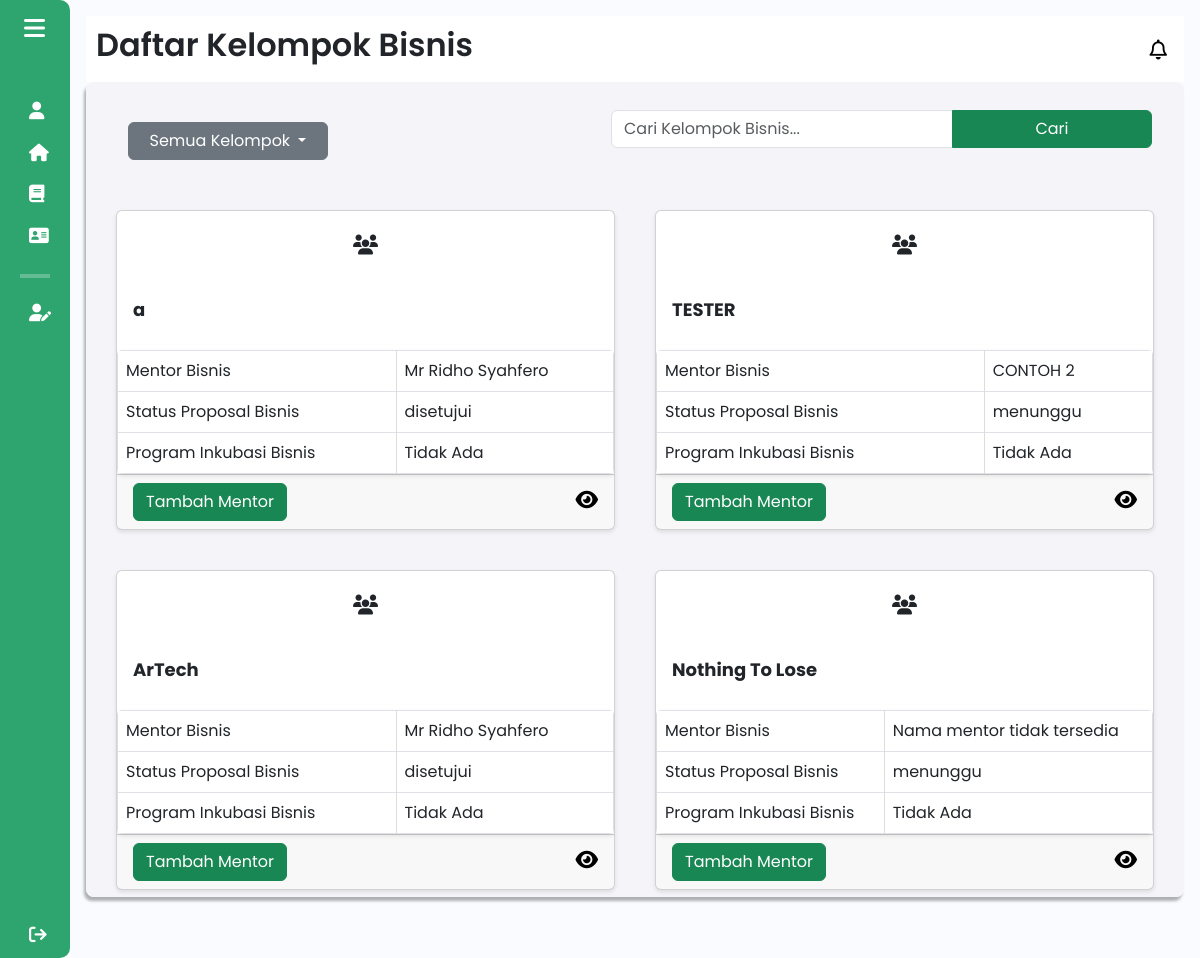
The app's page /components/pages/mentorbisnis/daftar_kelompok_bisnis_mentor.php (signed in) with its own data.
### tables this page shows
CREATE TABLE `kelompok_bisnis` (
  `id_kelompok` int(11) NOT NULL,
  `npm_ketua` varchar(20) DEFAULT NULL,
  `nama_kelompok` varchar(50) DEFAULT NULL,
  `nama_bisnis` varchar(50) DEFAULT NULL,
  `logo_bisnis` varchar(255) DEFAULT NULL,
  `tahun_akademik_id` int(11) DEFAULT NULL,
  `kategori_bisnis` varchar(255) DEFAULT NULL,
  `sdg` varchar(255) DEFAULT NULL,
  `ide_bisnis` varchar(255) DEFAULT NULL,
  `id_mentor` int(11) DEFAULT NULL
);

CREATE TABLE `mentor` (
  `id` int(11) NOT NULL,
  `user_id` int(11) NOT NULL,
  `nama` varchar(100) NOT NULL,
  `nidn` varchar(15) NOT NULL,
  `email` varchar(100) DEFAULT NULL,
  `contact` varchar(15) DEFAULT NULL,
  `keahlian` varchar(100) DEFAULT NULL,
  `fakultas` varchar(100) DEFAULT NULL,
  `prodi` varchar(100) DEFAULT NULL,
  `foto_profile` varchar(255) DEFAULT NULL
);

### components/pages/mentorbisnis/daftar_kelompok_bisnis_mentor.php (the view, shortened to what this page needs)
<?php
include $_SERVER['DOCUMENT_ROOT'] . '/Aplikasi-Kewirausahaan/config/db_connection.php';
$user_id = $_SESSION['user_id'];
$user_role = $_SESSION['role'];
$search = isset($_GET['search']) ? $_GET['search'] : '';
if ($user_role === 'Tutor') {
    $sql = "
        SELECT * FROM kelompok_bisnis
        WHERE id_mentor = (SELECT id FROM mentor WHERE user_id = ?)
        AND nama_kelompok LIKE ?
    ";
} else {
    $sql = "SELECT * FROM kelompok_bisnis WHERE nama_kelompok LIKE ?";
}
$stmt = $conn->prepare($sql);
$search_param = "%" . $search . "%";
if ($user_role === 'Tutor') {
    $stmt->bind_param('is', $user_id, $search_param);
} else {
    $stmt->bind_param('s', $search_param);
}
$stmt->execute();
$result = $stmt->get_result();
?>
<!DOCTYPE html>
<html lang="en">
<head>
    <link href="https://cdn.lineicons.com/4.0/lineicons.css" rel="stylesheet" />
    <link href="https://cdn.jsdelivr.net/npm/bootstrap@5.3.0-alpha3/dist/css/bootstrap.min.css" rel="stylesheet"
>
    <link rel="stylesheet" href="/Aplikasi-Kewirausahaan/assets/css/daftar_kelompok.css">
    <div class="toast-container position-fixed top-0 end-0 p-3" id="toast-container">
    </div>
</head>
<body>
    <div class="wrapper">
        <?php
        include 'sidebar_mentor.php';
        ?>
        <div class="main p-3">
            <div class="main_header">
                <?php
                include 'header_mentor.php';
                ?>
            </div>
            <div class="main_wrapper">
                <div class="nav_main_wrapper">
                    <nav class="navbar navbar-expand-lg">
                        <div class="container-fluid">
                            <div class="dropdown">
                                <button class="btn btn-secondary dropdown-toggle text-white" type="button"
                                        id="dropdownMenuButton" data-bs-toggle="dropdown" aria-expanded="false">
                                    Semua Kelompok
                                </button>
                            </div>
                            <form action="" method="get" class="mb-4">
                                <div class="input-group">
                                    <input type="text" class="form-control" placeholder="Cari Kelompok Bisnis..." name="search" value="<?= htmlspecialchars($search); ?>">
                                    <button class="btn btn-success" type="submit">Cari</button>
                                </div>
                            </form>
                        </div>
                    </nav>
                </div>
                <?php
                if ($result->num_rows > 0) {
                    while ($row = $result->fetch_assoc()) {
                        $id_kelompok = $row['id_kelompok'];
                        $id_mentor = $row['id_mentor'];
                        $mentorQuery = "
                            SELECT m.nama AS nama_mentor
                            FROM mentor m
                            WHERE m.id = ? LIMIT 1";
                        $mentorStmt = $conn->prepare($mentorQuery);
                        $mentorStmt->bind_param("i", $id_mentor);
                        $mentorStmt->execute();
                        $mentorResult = $mentorStmt->get_result();
                        $mentor = $mentorResult->fetch_assoc();
                        $namaMentor = $mentor['nama_mentor'] ?? 'Nama mentor tidak tersedia';
                        $sql = "SELECT status FROM proposal_bisnis WHERE kelompok_id = ?";
                        $stmt = $conn->prepare($sql);
                        $stmt->bind_param("i", $id_kelompok);
                        $stmt->execute();
                        $proposalResult = $stmt->get_result();
                        $status_proposal = 'menunggu';
                        $status_approved = false;
                        $status_rejected = false;
                        while ($proposalRow = $proposalResult->fetch_assoc()) {
                            if ($proposalRow['status'] == 'disetujui') {
                                $status_approved = true;
                                break;
                            } elseif ($proposalRow['status'] == 'ditolak') {
                                $status_rejected = true;
                                $status_color = '#dc3545';
                            }
                        }
                        if ($status_approved) {
                            $status_proposal = 'disetujui';
                        } elseif ($status_rejected) {
                            $status_proposal = 'ditolak';
                        }
                        echo '
                        <div class="card" style="width: 45%; margin: 10px;">
                            <div class="card-icon text-center py-4">
                                <i class="fa-solid fa-users"></i>
                            </div>
                            <div class="card-body m-0">
                                <h5 class="card-title">' . htmlspecialchars($row['nama_kelompok']) . '</h5>
                            </div>
                            <table class="table table-bordered m-0 styled-table">
                                <tbody>
                                    <tr>
                                        <td>Mentor Bisnis</td>
                                        <td>' . ($namaMentor) . '</td>
                                    </tr>
                                    <tr>
                                        <td>Status Proposal Bisnis</td>
                                        <td> ' . ($status_proposal) . '</td>
                                    </tr>
                                    <tr>
                                        <td>Program Inkubasi Bisnis</td>
                                        <td>'.htmlspecialchars($row['status_inkubasi'] ?? 'Tidak Ada').'</td>
                                    </tr>
                                </tbody>
                            </table>
                            <div class="card-footer">';
                        if ($_SESSION['role'] == 'Dosen Pengampu') {
                            echo '<button class="btn btn-success" data-bs-toggle="modal" data-bs-target="#mentorModal' . $id_kelompok . '">Tambah Mentor</button>';
                        }
                        echo '<a href="detail_kelompok.php?id_kelompok=' . $id_kelompok . '">
                                <i class="fa-solid fa-eye detail-icon" data-bs-toggle="tooltip" data-bs-custom-class="custom-tooltip" data-bs-title="Lihat Kelompok Bisnis"></i>
                            </a>';
                        echo '</div>';
                        echo '</div>';
                    }
                }
                ?>
            </div>
        </div>
    </div>
</body>
</html>

### assets/css/daftar_kelompok.css (style rules this page uses)
body { margin: 0; font-family: "Poppins", sans-serif; background-color: #f4f4f9; }
.main { padding: 20px; }
.main_wrapper { display: flex; flex-wrap: wrap; justify-content: space-between; gap: 20px; padding: 30px; background-color: #f4f4f9; border-radius: 8px; box-shadow: 0 4px 6px rgba(0, 0, 0, 0.1); }
.nav_main_wrapper { display: block; width: 100%; }
.card { flex: 1 1 calc(45% - 20px); box-sizing: border-box; transition: transform 0.2s, color 0.2s; height: 300px; max-width: 49%; margin: 10px; min-width: 280px; background-color: #fff; border-radius: 8px; overflow: hidden; box-shadow: 0 2px 4px rgba(0, 0, 0, 0.1); }
.card h5 { font-weight: bold; font-size: 18px; }
.card-footer { display: flex; justify-content: flex-end; }
.card-footer a { font-size: 16px; color: black; text-decoration: none; }
.card-icon i, .card-footer .detail-icon { font-size: 20px; cursor: pointer; transition: transform 0.2s, color 0.2s; }
.styled-table { width: 100%; margin: 20px 0; border-collapse: collapse; background-color: #fff; border-radius: 5px; overflow: hidden; box-shadow: 0 2px 4px rgba(0, 0, 0, 0.1); }
.styled-table td { padding: 10px 15px; border: 1px solid #ddd; background-color: #fefefe; vertical-align: middle; }
.nav_main_wrapper .btn { width: 200px; text-align: center; margin-left: 10px; }

### assets/css/sidebar.css (style rules this page uses)
a { text-decoration: none; }
body { font-family: "Poppins", sans-serif; }
.wrapper { display: flex; }
.main { min-height: 100vh; width: 100%; overflow: hidden; transition: all 0.35s ease-in-out; background-color: #fafbfe; }
.main_wrapper { width: 100%; height: 85vh; background-color: #f4f4f9; box-shadow: -2px 4px 3px rgba(0, 0, 0, 0.3); margin: 0; padding: 20px; overflow-y: auto; border-radius: 8px; }

### assets/css/header.css (style rules this page uses)
a { text-decoration: none; }
body { font-family: "Poppins", sans-serif; }
.main_header { display: flex; justify-content: space-between; align-items: center; padding: 5px; background-color: #fff; min-height: 50px; }

### components/pages/mentorbisnis/daftar_kelompok_bisnis_mentor.php (style rules this page uses)
.card { height: 320px !important; }
.card-footer { display: flex; align-items: center; justify-content: space-between; }

### records on screen
kelompok_bisnis: nama_kelompok "a", id_mentor.nama "Mr Ridho Syahfero", status_proposal "disetujui", status_inkubasi "Tidak Ada"
kelompok_bisnis: nama_kelompok "TESTER", id_mentor.nama "CONTOH 2", status_proposal "menunggu", status_inkubasi "Tidak Ada"
kelompok_bisnis: nama_kelompok "ArTech", id_mentor.nama "Mr Ridho Syahfero", status_proposal "disetujui", status_inkubasi "Tidak Ada"
kelompok_bisnis: nama_kelompok "Nothing To Lose", namaMentor "Nama mentor tidak tersedia", status_proposal "menunggu", status_inkubasi "Tidak Ada"

### other values on screen
$pageTitle "Daftar Kelompok Bisnis"
